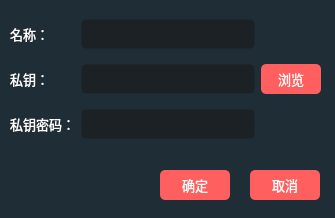
<?xml version="1.0" encoding="UTF-8"?>
<ui version="4.0">
 <class>keywidget</class>
 <widget class="QWidget" name="keywidget">
  <property name="geometry">
   <rect>
    <x>0</x>
    <y>0</y>
    <width>335</width>
    <height>218</height>
   </rect>
  </property>
  <property name="font">
   <font>
    <family>OPPOSans B</family>
    <pointsize>10</pointsize>
    <stylestrategy>PreferAntialias</stylestrategy>
   </font>
  </property>
  <property name="windowTitle">
   <string>导入私钥</string>
  </property>
  <property name="windowIcon">
   <iconset resource="lib.qrc">
    <normaloff>:/lib/wicon_46.png</normaloff>:/lib/wicon_46.png</iconset>
  </property>
  <property name="styleSheet">
   <string notr="true">background-color: rgb(30, 45, 54);
color: rgb(255, 255, 255);</string>
  </property>
  <widget class="QToolButton" name="toolButton_ok">
   <property name="geometry">
    <rect>
     <x>160</x>
     <y>170</y>
     <width>70</width>
     <height>30</height>
    </rect>
   </property>
   <property name="minimumSize">
    <size>
     <width>70</width>
     <height>30</height>
    </size>
   </property>
   <property name="maximumSize">
    <size>
     <width>70</width>
     <height>30</height>
    </size>
   </property>
   <property name="font">
    <font>
     <family>OPPOSans B</family>
     <pointsize>10</pointsize>
     <stylestrategy>PreferAntialias</stylestrategy>
    </font>
   </property>
   <property name="styleSheet">
    <string notr="true">QToolButton {
	color: rgb(255, 255, 255);
	background-color: rgb(255, 95, 95);
	border-radius: 5px;
}

QToolButton::menu-indicator { 
	image: None;
}

 
QToolButton:hover {
	color: rgb(255, 255, 255);
	background-color: rgb(255, 95, 95);
}</string>
   </property>
   <property name="text">
    <string>确定</string>
   </property>
  </widget>
  <widget class="QToolButton" name="toolButton_cancel">
   <property name="geometry">
    <rect>
     <x>250</x>
     <y>170</y>
     <width>70</width>
     <height>30</height>
    </rect>
   </property>
   <property name="minimumSize">
    <size>
     <width>70</width>
     <height>30</height>
    </size>
   </property>
   <property name="maximumSize">
    <size>
     <width>70</width>
     <height>30</height>
    </size>
   </property>
   <property name="font">
    <font>
     <family>OPPOSans B</family>
     <pointsize>10</pointsize>
     <stylestrategy>PreferAntialias</stylestrategy>
    </font>
   </property>
   <property name="styleSheet">
    <string notr="true">QToolButton {
	color: rgb(255, 255, 255);
	background-color: rgb(255, 95, 95);
	border-radius: 5px;
}

QToolButton::menu-indicator { 
	image: None;
}

 
QToolButton:hover {
	color: rgb(255, 255, 255);
	background-color: rgb(255, 95, 95);
}</string>
   </property>
   <property name="text">
    <string>取消</string>
   </property>
  </widget>
  <widget class="QWidget" name="gridWidget" native="true">
   <property name="geometry">
    <rect>
     <x>10</x>
     <y>10</y>
     <width>311</width>
     <height>141</height>
    </rect>
   </property>
   <layout class="QGridLayout" name="gridLayout">
    <item row="2" column="0">
     <widget class="QLabel" name="label_key_pssword">
      <property name="font">
       <font>
        <family>OPPOSans B</family>
        <pointsize>10</pointsize>
       </font>
      </property>
      <property name="text">
       <string>私钥密码：</string>
      </property>
     </widget>
    </item>
    <item row="1" column="1">
     <widget class="QLineEdit" name="lineEdit_key">
      <property name="minimumSize">
       <size>
        <width>0</width>
        <height>30</height>
       </size>
      </property>
      <property name="maximumSize">
       <size>
        <width>16777215</width>
        <height>30</height>
       </size>
      </property>
      <property name="styleSheet">
       <string notr="true">background-color: rgb(25, 25, 25, 155);
border: 1px solid rgba(255, 255, 255, 0);
border-radius: 5px;
padding-left:10px;
padding-right:10px;</string>
      </property>
     </widget>
    </item>
    <item row="2" column="1">
     <widget class="QLineEdit" name="lineEdit_key_pssword">
      <property name="minimumSize">
       <size>
        <width>0</width>
        <height>30</height>
       </size>
      </property>
      <property name="maximumSize">
       <size>
        <width>16777215</width>
        <height>30</height>
       </size>
      </property>
      <property name="styleSheet">
       <string notr="true">background-color: rgb(25, 25, 25, 155);
border: 1px solid rgba(255, 255, 255, 0);
border-radius: 5px;
padding-left:10px;
padding-right:10px;</string>
      </property>
     </widget>
    </item>
    <item row="0" column="0">
     <widget class="QLabel" name="label_name">
      <property name="font">
       <font>
        <family>OPPOSans B</family>
        <pointsize>10</pointsize>
       </font>
      </property>
      <property name="text">
       <string>名称：</string>
      </property>
     </widget>
    </item>
    <item row="1" column="0">
     <widget class="QLabel" name="label_key">
      <property name="font">
       <font>
        <family>OPPOSans B</family>
        <pointsize>10</pointsize>
       </font>
      </property>
      <property name="text">
       <string>私钥：</string>
      </property>
     </widget>
    </item>
    <item row="0" column="1">
     <widget class="QLineEdit" name="lineEdit_name">
      <property name="minimumSize">
       <size>
        <width>0</width>
        <height>30</height>
       </size>
      </property>
      <property name="maximumSize">
       <size>
        <width>16777215</width>
        <height>30</height>
       </size>
      </property>
      <property name="styleSheet">
       <string notr="true">background-color: rgb(25, 25, 25, 155);
border: 1px solid rgba(255, 255, 255, 0);
border-radius: 5px;
padding-left:10px;
padding-right:10px;</string>
      </property>
     </widget>
    </item>
    <item row="1" column="2">
     <widget class="QToolButton" name="toolButton_browse">
      <property name="minimumSize">
       <size>
        <width>60</width>
        <height>30</height>
       </size>
      </property>
      <property name="maximumSize">
       <size>
        <width>60</width>
        <height>30</height>
       </size>
      </property>
      <property name="font">
       <font>
        <family>OPPOSans B</family>
        <pointsize>10</pointsize>
       </font>
      </property>
      <property name="styleSheet">
       <string notr="true">QToolButton {
	color: rgb(255, 255, 255);
	background-color: rgb(255, 95, 95);
	border-radius: 5px;
}

QToolButton::menu-indicator { 
	image: None;
}

 
QToolButton:hover {
	color: rgb(255, 255, 255);
	background-color: rgb(255, 95, 95);
}</string>
      </property>
      <property name="text">
       <string>浏览</string>
      </property>
     </widget>
    </item>
   </layout>
  </widget>
 </widget>
 <resources>
  <include location="lib.qrc"/>
 </resources>
 <connections/>
</ui>
